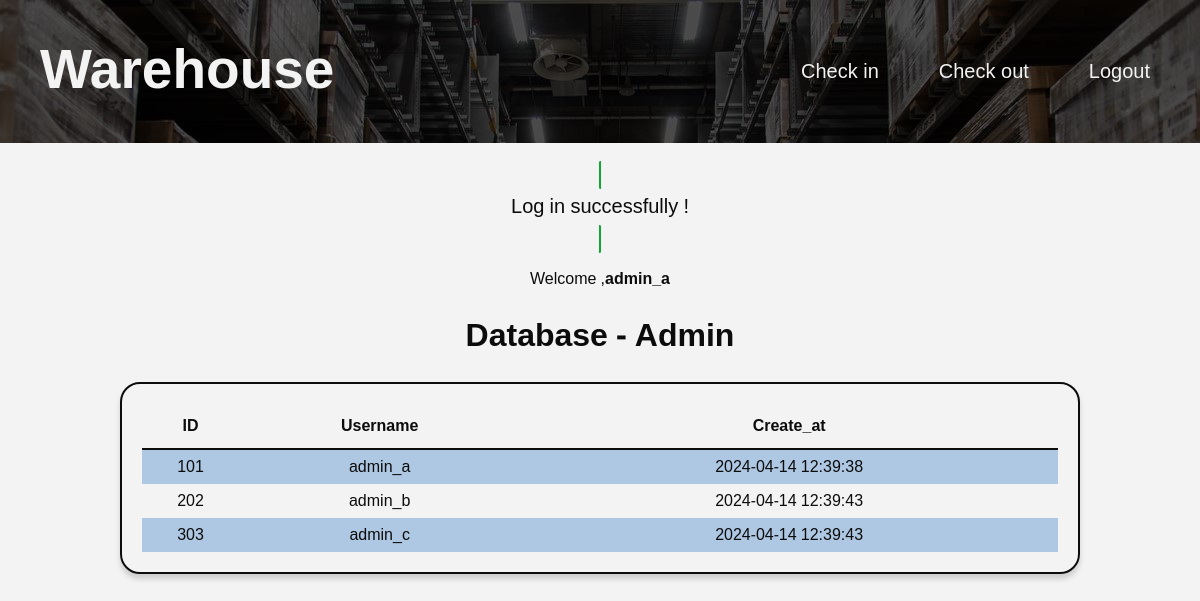
The app's page /warehouse-project/home.php (signed in) with its own data.
### tables this page shows
CREATE TABLE `user` (
  `id` int(10) NOT NULL,
  `username` varchar(50) NOT NULL,
  `password` varchar(50) NOT NULL,
  `create_at` timestamp NOT NULL DEFAULT current_timestamp() ON UPDATE current_timestamp()
);

### warehouse-project/home.php (the view, shortened to what this page needs)
<?php
include('db_connect.php');
$sql = "SELECT * FROM user ";
$result = mysqli_query($conn, $sql);
?>
<!DOCTYPE html>
<html lang="en">
<head>
    <link rel="stylesheet" href="css/style.css">
</head>
<body>
    <div class="navbar">
        <div class=logo-nav><a href="home.php">Warehouse</a></div>
        <div class="boxbar">
            <button class="nav-item"><a href="checkin.php"> Check in</a></button>
            <button class="nav-item "><a href="checkout.php"> Check out</a></button>
            <button class="nav-item"><a href="db_logout.php">Logout</a></button>
        </div>
    </div>
    <div class="content">
        <?php if (isset($_SESSION['success'])) : ?>
            <div class="success">
                <p>
                    <?php
                    echo $_SESSION['success'];
                    ?>
                </p>
            </div>
        <?php endif ?>
        <?php if (isset($_SESSION['username'])) : ?>
            <p>Welcome ,<b><?php echo $_SESSION['username']; ?></b></p>
        <?php endif ?>
        <h1>Database - Admin</h1>
        <div class="table-container">
            <table id="admin-db" class="active">
                <tr>
                    <th>ID</th>
                    <th>Username</th>
                    <th>Create_at</th>
                </tr>
                <?php while ($row = $result->fetch_assoc()) : ?>
                    <tr>
                        <td><?php echo $row['id']; ?></td>
                        <td><?php echo $row['username']; ?></td>
                        <td><?php echo $row['create_at']; ?></td>
                    </tr>
                <?php endwhile ?>
            </table>
        </div>
    </div>
</body>
</html>

### warehouse-project/css/style.css (style rules this page uses)
:root { --black: #0c0c0c; --dark-green: #175025; --green: #12a434; --white: #f3f3f3; --gray: #a3a3a3; --dark-gray: #343a40; --bluepastel: #aec8e3; --red: #d21c1c; --orange: #f06B32; --shadow: 0 5px 5px hsla(0, 0%, 22%, 0.196); --shadow2: 10px 10px 10px hsla(0, 0%, 22%, 0.08); --shadow3: 0 10px 20px 0 rgba(0, 0, 0, 0.3); }
body { background-color: var(--white); font-family: "Noto Sans Thai", sans-serif; color: var(--black); margin: 0; padding: 0; }
.content .success { color: var(--black); display: inline; background: none; border-radius: 10px; border: 2px solid var(--green); }
.content .success p { font-size: 20px; margin: 0; padding: 5px; }
.navbar { background-image: url('Warehouse-bg.jpg'); background-size: cover; color: var(--white); padding: 30px 20px; display: flex; align-items: center; justify-content: space-between; }
.navbar .logo-nav a { margin-left: 20px; font-size: 55px; font-weight: 600; color: var(--white); text-decoration: none; }
.boxbar { display: flex; align-items: center; }
.boxbar button.nav-item { background: none; border: none; margin: 0px 15px; padding: 15px; font-size: 20px; list-style-type: none; }
.boxbar button.nav-item a { color: var(--white); text-decoration: none; }
.content { padding: 20px; text-align: center; }
.table-container { display: flex; border-radius: 20px; border: 2px solid var(--black); box-shadow: var(--shadow); border-collapse: collapse; margin: 0 100px; padding: 10px; }
table { margin: 10px; width: 100%; border-collapse: collapse; }
#admin-db th { padding: 10px 0px; text-align: left; border-bottom: 2px solid var(--black); border-collapse: collapse; text-align: center; margin-right: 10px; }
#admin-db tr { padding: 10px; text-align: center; padding: 10px 10px; }
#admin-db tr:nth-child(even) { height: 25px; padding: 10px 0px; background-color: var(--bluepastel); }
#admin-db td { padding: 5px 0; }

### records on screen
user: id "101", username "admin_a", create_at "2024-04-14 12:39:38"
user: id "202", username "admin_b", create_at "2024-04-14 12:39:43"
user: id "303", username "admin_c", create_at "2024-04-14 12:39:43"

### other values on screen
$_SESSION['success'] "Log in successfully !"
$_SESSION['username'] "admin_a"
